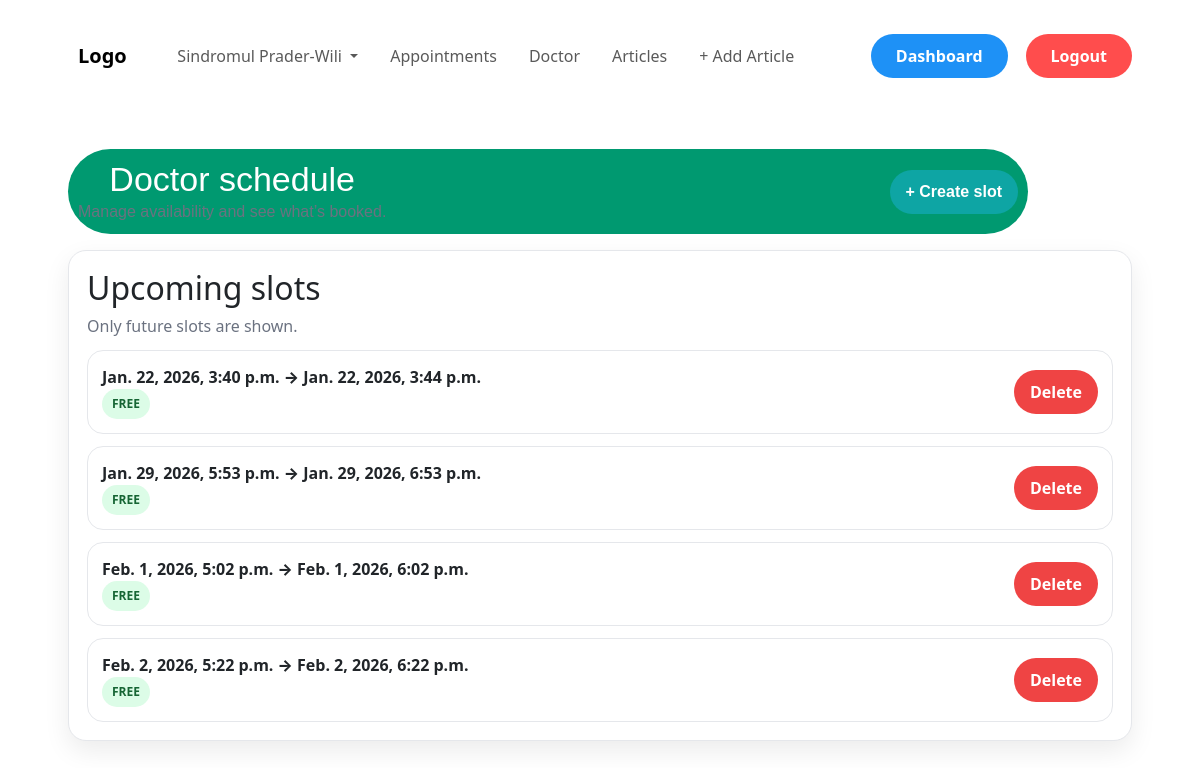
The app's page /appointments/doctor/schedule/ (signed in) with its own data.
### appointments/models.py (models this page shows, shortened)
class AppointmentSlot(models.Model):
    STATUS_CHOICES = [
        ("available", "Available"),
        ("booked", "Booked"),
        ("cancelled", "Cancelled"),
    ]
    doctor = models.ForeignKey(User, on_delete=models.CASCADE, related_name="slots")
    start_time = models.DateTimeField()
    end_time = models.DateTimeField()
    status = models.CharField(max_length=20, choices=STATUS_CHOICES, default="available")
    class Meta:
        indexes = [
            models.Index(fields=["doctor", "start_time", "status"]),
        ]

### appointments/views.py (the view)
# urls.py: path("doctor/schedule/", views.doctor_schedule, name="doctor_schedule"),
@login_required
def doctor_schedule(request: HttpRequest) -> HttpResponse:
    if not request.user.is_staff:
        return HttpResponseForbidden("Only doctors can view this page.")
    appt_id_sq = Appointment.objects.filter(
        slot_id=OuterRef("pk"),
        status="booked",
    ).values("id")[:1]
    slots = (
        AppointmentSlot.objects
        .filter(doctor=request.user, start_time__gte=timezone.now())
        .annotate(booked_appointment_id=Subquery(appt_id_sq))
        .order_by("start_time")
    )
    return render(request, "appointments/doctor_schedule.html", {"slots": slots})

### appointments/templates/appointments/doctor_schedule.html (shortened to what this page needs)
{% load static %}
<!doctype html>
<html lang="en">
<head>
   <link rel="stylesheet" href="{% static 'css/style.css' %}">
  <link rel="stylesheet" href="https://cdn.jsdelivr.net/npm/bootstrap@5.3.3/dist/css/bootstrap.min.css">
</head>
<body>
      {% include "index/navbar.html" %}
    <main class="container">
        <div class="header">
            <div>
                <h1>Doctor schedule</h1>
                <div class="muted">Manage availability and see what’s booked.</div>
            </div>
            <a class="btn" href="{% url 'appointments:doctor_create_slot' %}">+ Create slot</a>
        </div>
        <div class="card" style="margin-top:16px;">
            <h2 style="margin:0 0 6px;">Upcoming slots</h2>
            <div class="muted">Only future slots are shown.</div>
            {% for s in slots %}
            <div class="slot">
                <div>
                    <div style="font-weight:800;">
                        {{ s.start_time }} → {{ s.end_time }}
                    </div>
                    {% if s.booked_appointment_id %}
                    <span class="pill pill-booked">BOOKED</span>
                    <span class="muted">Appointment #{{ s.booked_appointment_id }}</span>
                    {% else %}
                    <span class="pill pill-free">FREE</span>
                    {% endif %}
                </div>
                {% if s.booked_appointment_id %}
                <form method="post" action="{% url 'appointments:cancel' s.booked_appointment_id %}">
                    {% csrf_token %}
                    <button class="btn btn-danger" type="submit">Cancel</button>
                </form>
                {% else %}
                <form method="post" action="{% url 'appointments:doctor_delete_slot' s.id %}">
                    <button class="btn btn-danger" type="submit">Delete</button>
                </form>
                {% endif %}
            </div>
            {% empty %}
            <p class="muted" style="margin-top:14px;">No upcoming slots.</p>
            {% endfor %}
        </div>
    </main>
</body>
</html>

### login/static/login/css/style.css (style rules this page uses)
html, body { width: 100%; height: 100%; --size: 80px; --color: #fefae0; --l: var(--color) 20%, #0000 0; --bg: 35%, #606c38 0 45%, var(--color) 0; background: linear-gradient(45deg, var(--l) 45%, var(--color) 0 70%, #0000 0), linear-gradient(-45deg, var(--l) var(--bg) 70%, #0000 0), linear-gradient(45deg, var(--color) var(--bg)); background-size: var(--size) var(--size); }
body { display: flex; justify-content: center; align-items: center; padding: 0; }
.header { background-color: #009970; color: #fff; padding: 10px; border-radius: 50px; text-align: center; font-family: Arial, sans-serif; max-width: 80vw; }

### appointments/templates/appointments/doctor_schedule.html (style rules this page uses)
:root { --bg: #f6f7fb; --card: #ffffff; --text: #111827; --muted: #6b7280; --primary: #0ea5a4; --primary-dark: #0b7f7e; --border: #e5e7eb; --shadow: 0 18px 40px rgba(0, 0, 0, .12); --radius: 18px; }
body { margin: 0; font-family: system-ui, -apple-system, Segoe UI, Roboto, Arial; background: var(--bg); color: var(--text); padding-top: 90px; }
.btn { background: var(--primary); color: white; border: none; padding: 10px 16px; border-radius: 999px; font-weight: 800; cursor: pointer; text-decoration: none; display: inline-block; }
.btn-danger { background: #ef4444; }
.container { max-width: 1100px; margin: 26px auto; padding: 0 18px; }
.header { display: flex; align-items: center; justify-content: space-between; gap: 12px; flex-wrap: wrap; }
h1 { margin: 0; font-size: 34px; }
.muted { color: var(--muted); }
.card { background: var(--card); border: 1px solid var(--border); border-radius: var(--radius); box-shadow: 0 10px 26px rgba(0, 0, 0, .08); padding: 18px; }
.slot { border: 1px solid var(--border); border-radius: 16px; padding: 14px; background: #fff; display: flex; align-items: center; justify-content: space-between; gap: 12px; margin-top: 12px; }
.pill { display: inline-block; padding: 6px 10px; border-radius: 999px; font-weight: 800; font-size: 12px; }
.pill-free { background: #dcfce7; color: #166534; }
form { margin: 0; }

### records on screen
AppointmentSlot: start_time "Jan. 22, 2026, 3:40 p.m.", end_time "Jan. 22, 2026, 3:44 p.m.", shows "FREE", shows "Delete"
AppointmentSlot: start_time "Jan. 29, 2026, 5:53 p.m.", end_time "Jan. 29, 2026, 6:53 p.m.", shows "FREE", shows "Delete"
AppointmentSlot: start_time "Feb. 1, 2026, 5:02 p.m.", end_time "Feb. 1, 2026, 6:02 p.m.", shows "FREE", shows "Delete"
AppointmentSlot: start_time "Feb. 2, 2026, 5:22 p.m.", end_time "Feb. 2, 2026, 6:22 p.m.", shows "FREE", shows "Delete"
